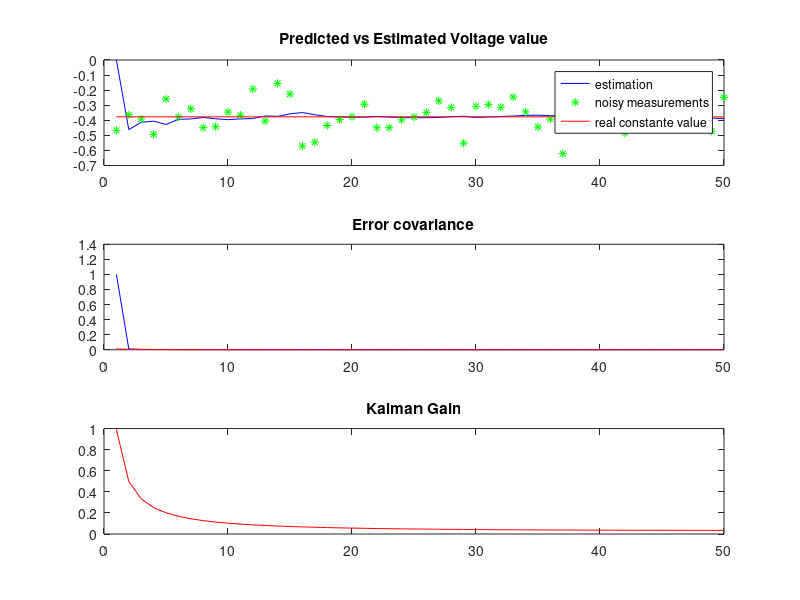

MATLAB code for this plot:
%% --------------------------
%   By Andres Mora; April 10, 2014
%   Kalman Filter to estimate the value of a random constant
%   In this case, the value of a resistor measured by a multimeter

% Clear screen and variable space
clc;
clear;

% Declare variables

% Voltage measurements: white noise corrupted, normally distributed around
% zero with standard deviation of 0.1 R = (0.1)*(0.1) = 0.01
z = [-0.46687,-0.36375,-0.39117,-0.49361,-0.2589,-0.37881,-0.32365,...
    -0.44891,-0.44283,-0.34583,-0.36659,-0.19245,-0.40478,-0.15601,-0.22642,...
    -0.57178,-0.54532,-0.43462,-0.39585,-0.37638,-0.29358,-0.4495,-0.44942,...
    -0.39739,-0.37932,-0.34938,-0.27144,-0.3151,-0.55233,-0.30754,-0.29612,...
    -0.31364,-0.24626,-0.34456,-0.44457,-0.3922,-0.62217,-0.32994,-0.36558,...
    -0.43638,-0.44274,-0.48534,-0.38204,-0.33934,-0.41031,-0.42726,-0.38087,...
    -0.39475,-0.473,-0.24802;];

z_true = ones(1, 50) * -0.37727; % True measurement of voltage: -0.37727 volts

A = 1;
B = 0;
H = 1;

Q = 1e-5;
R = 0.01;

u = zeros(1, 50);
I = ones (1, 50);

xhat_prior =  zeros(1, 50);           %<x_(k-1)
p_prior    =  zeros(1, 50);           %P_(k-1)
xhat_post = ones(1, 50);        %<x_k-
p_post = zeros(1, 50);          %P_k-
K_gain = zeros(1, 50);          %K_k, Kalman gain

xhat_prior(1) = 0;
p_prior(1) =   1;

xhat_post(1) = xhat_prior(1);
p_post(1) = p_prior(1) + Q;
K_gain(1) = p_post(1) / (p_post(1) + R);
xhat_prior(1) = xhat_post(1) + K_gain(1) * (z(1) - xhat_post(1));
p_prior(1) = (1 - K_gain(1)) * p_post(1);   

for i = 2: 50
    %project the state ahead
    %xhat_post(i) = A * xhat_prior(i) + B * u(i);
    xhat_post(i) = xhat_prior(i-1);
    
    %project the error covariance ahead
    %p_post(i) = (A * p_prior(i) * A') + Q;
    p_post(i) = p_prior(i-1) + Q;
    
    %Compute the Kalman gain
    %K_gain(i) = (p_post(i) * H') / (H* p_post(i) * H' + R);
    K_gain(i) = p_post(i) / (p_post(i) + R);
    
    %Update estimate with measurement z_k
    %xhat_prior(i) = xhat_post(i) + K_gain(i) * (z(i) - H * xhat_post(i));
    xhat_prior(i) = xhat_post(i) + K_gain(i) * (z(i) - xhat_post(i));

    %Update the error covariance
    %p_prior(i) = (I(i) - K_gain(i) * H) * p_post(i);   
    p_prior(i) = (1 - K_gain(i)) * p_post(i);   
end

for j = 1: 50
    x(j) = j;
end

subplot(3, 1, 1);
plot(x, xhat_post(x),'b', x, z(x),'g*', x, z_true(x),'r');
legend('estimation','noisy measurements','real constante value');
title('Predicted vs Estimated Voltage value');

subplot(3, 1, 2);
plot(x, p_post(x),'b', x, p_prior(x),'r');
%plot(p_post, 'color', 'r');
%hold on;
%plot(p_prior, 'color', 'b');
title('Error covariance');
%hold off;

subplot(3, 1, 3);
plot(x, K_gain(x), 'color', 'r');
title('Kalman Gain');
%hold off;







